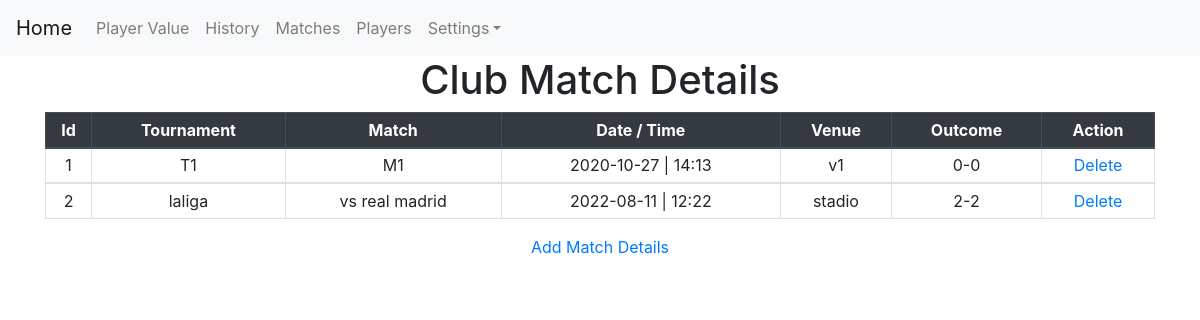
Page /club_games_view (signed in) on the committed database.
### myapp/models.py (models this page shows)
class club_games(models.Model):
    club = models.ForeignKey(club_master,  on_delete=models.CASCADE)
    game_name = models.CharField(max_length=150)
    game_sub_name = models.CharField(max_length=150)
    venue_details = models.CharField(max_length=350)
    dt = models.CharField(max_length=50)
    tm = models.CharField(max_length=50)
    status = models.CharField(max_length=150)
    result = models.CharField(max_length=150)

### myapp/views.py (the view)
# urls.py: path('club_games_view', views.club_games_view, name='club_games_view'),
def club_games_view(request):
    msg = ''
    user_id = request.session['user_id']
    club_id = int(user_id)
    cg_l = club_games.objects.filter(club_id=club_id)
    context = {'match_list': cg_l, 'msg': msg}
    return render(request, './myapp/club_games_view.html', context)

### myapp/templates/myapp/club_games_view.html (shortened to what this page needs)
{% extends 'myapp/club_base.html' %}
{% load static %}
{% block body %}
<center>
    <h1>Club Match Details</h1>
    <div class="container">
    <form role="form" name="frm" action="{% url 'club_games_view'%}" method="post">
        <div class="table-responsive-lg">
        <table class="tablecenterheadCSS table table-hover table-bordered table-sm">
            <thead class="thead-dark">
            <tr>
                <th>Id</th>
                <th>Tournament</th>
                <th>Match</th>
                <th>Date / Time</th>
                <th>Venue</th>
                <th>Outcome</th>
                <th>Action</th>
            </tr>
            </thead>
            {% for cm in match_list %}
            <tbody>
            <tr>
                <td>{{ cm.id }}</td>
                <td>{{ cm.game_name }}</td>
                <td>{{ cm.game_sub_name}}</td>
                <td>{{ cm.dt}} | {{cm.tm}}</td>
                <td>{{ cm.venue_details}}</td>
                <td>{{ cm.result}}</td>
                <td>
                    <a href="../club_games_delete?id={{ cm.id }}">Delete</a>
                </td>
            </tr>
            <tbody>
            {% endfor %}
        </table>
        </div>
         <a href="../club_games_add?player_id={{player_id}}">Add Match Details</a></h1>
    </form>
    </div>
</center>
{% endblock %}

### myapp/templates/myapp/club_games_view.html (style rules this page uses)
.tablecenterheadCSS th { text-align:center; }
.tablecenterheadCSS td { text-align:center; }

### myapp/templates/myapp/club_base.html (style rules this page uses)
body { background-repeat: no-repeat; background-attachment: fixed; background-size: cover; }

### rows in the picture
club_games: id "1", game_name "T1", game_sub_name "M1", dt "2020-10-27", tm "14:13", venue_details "v1", result "0-0"
club_games: id "2", game_name "laliga", game_sub_name "vs real madrid", dt "2022-08-11", tm "12:22", venue_details "stadio", result "2-2"
